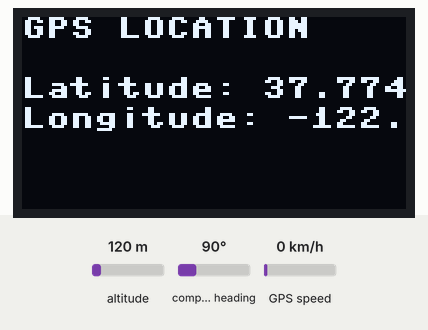
Recording of a program running on a simulated Raspberry Pi Pico running MicroPython. On the bench: 128×64 one-colour display. The inputs (shaded band) are chosen by the test bench; at power-on: altitude 120 m, compass heading 90°, GPS speed 0 km/h. The GPS gets a fix after 3 s at 37.7749, -122.4194 with 8 satellites; the clock reads 2024-03-15 10:24:30 at power-on unless the program sets it; what the program prints to the serial console is not drawn.

Above: at 3.2 s.

The program:

main.py
```python
from machine import Pin, UART, I2C
from ssd1306 import SSD1306_I2C
import utime, time

# Initialize I2C and OLED display
i2c = I2C(0, sda=Pin(0), scl=Pin(1), freq=400000)
oled = SSD1306_I2C(128, 64, i2c)

# Initialize GPS UART module
gpsModule = UART(1, baudrate=9600, tx=Pin(4), rx=Pin(5))

# Global variables
FIX_STATUS = False
TIMEOUT = False
latitude = ""
longitude = ""
satellites = ""
GPStime = ""
speed = 0.0  # Speed in knots (RMC)
heading = 0.0  # Heading in degrees (RMC)
velocity = 0.0  # Ground speed in km/h (VTG)

def getGPS(gpsModule):
    global FIX_STATUS, TIMEOUT, latitude, longitude, satellites, GPStime, speed, heading, velocity

    # Set a timeout for GPS data retrieval
    timeout = time.time() + 8

    while True:
        # Read a line from the GPS module
        raw_data = gpsModule.readline()

        # Convert bytes to a string and split it
        data = str(raw_data).split(',')

        if data[0] in ["b'$GNGGA", "b'$GPGGA"] and len(data) == 15:
            if all(data[1:8]):
                latitude = convertToDegree(data[2], data[3])
                longitude = convertToDegree(data[4], data[5])
                satellites = data[7]
                GPStime = f"{data[1][0:2]}:{data[1][2:4]}:{data[1][4:6]}"
                FIX_STATUS = True

        elif data[0] == "b'$GNRMC" and len(data) >= 12:
            if all(data[1:10]):
                latitude = convertToDegree(data[3], data[4])
                longitude = convertToDegree(data[5], data[6])
                GPStime = f"{data[1][0:2]}:{data[1][2:4]}:{data[1][4:6]}"
                speed = float(data[7])  # Speed in knots
                heading = float(data[8])  # Heading in degrees
                FIX_STATUS = True

        elif data[0] == "b'$GNVTG" and len(data) >= 10:
            if all(data[1:6]):
                velocity = float(data[7])  # Ground speed in km/h
                heading = float(data[1])  # True heading in degrees
                FIX_STATUS = True

        if time.time() > timeout:
            TIMEOUT = True

        if FIX_STATUS:
            break

def convertToDegree(RawDegrees, direction):
    RawAsFloat = float(RawDegrees)
    first_digits = int(RawAsFloat / 100)
    next_two_digits = RawAsFloat - float(first_digits * 100)

    converted = float(first_digits + next_two_digits / 60.0)

    if direction in ['S', 'W']:
        converted = -converted

    return '{0:.6f}'.format(converted)

while True:
    getGPS(gpsModule)

    if FIX_STATUS:
        print("Printing GPS data...")
        print(" ")
        print("Latitude: " + latitude)
        print("Longitude: " + longitude)
        print("Satellites: " + satellites)
        print("Time: " + GPStime)
        print("Speed: {:.2f} knots".format(speed))
        print("Heading: {:.2f} degrees".format(heading))
        print("Velocity: {:.2f} km/h".format(velocity))
        print("----------------------")

        oled.fill(0)
        oled.text("GPS LOCATION",0,0)
        oled.text("Latitude: " + latitude,0,20)
        oled.text("Longitude: " + longitude,0,30)
        oled.show()

        FIX_STATUS = False

    if TIMEOUT:
        print("No GPS data is found.")

        oled.fill(0)
        oled.text("No data found", 0, 0)
        oled.show()

        TIMEOUT = False
```
